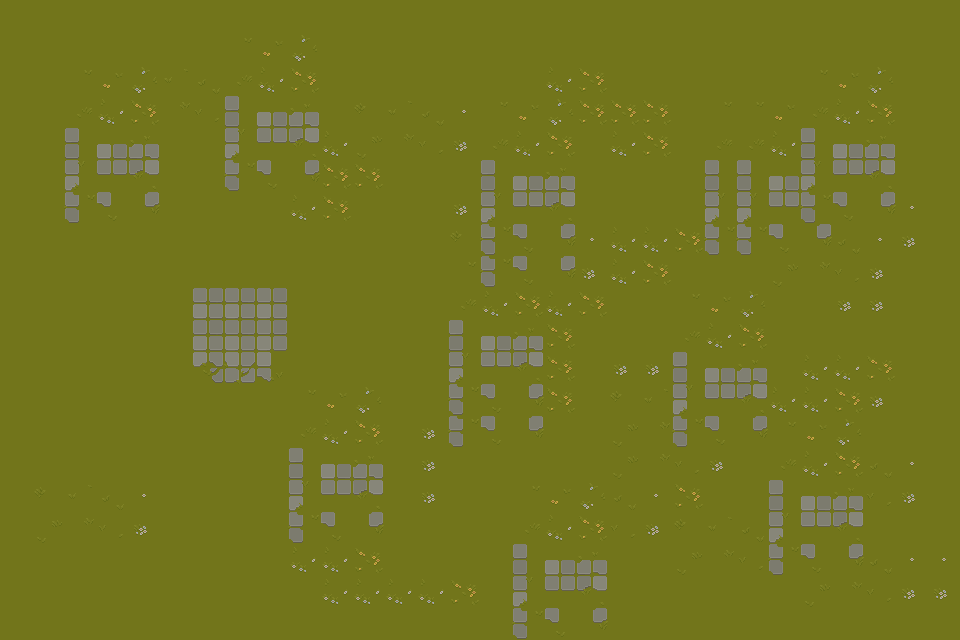

A 2D game scene composited from a Tiled map and its tileset images. What follows is a short description and the map's XML, with every tile layer's data as written:
An orthogonal 30x20 tile map with 32x32 px tiles, 1 tile layer (Tile Layer 1) and 1 object (spine-player).

<map version="1.9" tiledversion="1.9.2" orientation="orthogonal" renderorder="left-up" width="30" height="20" tilewidth="32" tileheight="32" infinite="0" nextlayerid="3" nextobjectid="3">
 <tileset firstgid="1" source="tileset2.tsx" />
 <layer id="1" name="Tile Layer 1" width="30" height="20">
  <data encoding="csv">
1,1,1,1,1,1,1,1,1,1,1,1,1,1,1,1,1,1,1,1,1,1,1,1,1,1,1,1,1,1,
1,1,1,1,1,1,1,20,21,22,1,1,1,1,1,1,1,1,1,1,1,1,1,1,1,1,1,1,1,1,
1,1,20,21,22,3,4,28,29,30,1,1,1,1,1,1,1,29,30,1,1,1,1,1,1,20,21,22,1,1,
1,1,28,29,30,11,12,36,37,38,1,2,3,4,5,20,21,22,30,30,30,1,20,20,21,28,29,30,1,1,
1,1,36,37,38,1,1,44,45,46,29,10,11,12,13,28,29,30,1,29,30,1,28,28,29,36,37,38,1,1,
1,1,44,45,46,1,1,52,53,54,30,30,1,1,1,36,37,38,1,1,1,1,36,36,37,44,45,46,1,1,
1,1,52,53,54,1,1,1,1,29,30,1,1,1,13,44,45,46,1,1,1,1,44,44,45,52,53,54,5,1,
1,1,1,1,1,1,1,1,1,1,1,1,1,1,2,52,53,54,5,29,29,30,52,52,53,54,4,5,13,1,
1,1,1,1,1,1,1,1,1,1,1,1,1,1,20,52,53,54,13,29,30,1,1,1,10,11,12,13,1,1,
1,1,1,1,1,1,33,33,33,1,1,1,1,1,28,29,30,29,30,1,1,20,21,22,1,1,13,13,1,1,
1,1,1,1,1,1,33,33,33,1,1,1,1,1,36,37,38,30,1,1,1,28,29,30,1,1,1,1,1,1,
1,1,1,1,1,1,58,42,60,1,1,1,1,1,44,45,46,30,1,13,13,36,37,38,1,29,29,30,1,1,
1,1,1,1,1,1,1,1,1,20,21,22,1,1,52,53,54,30,1,2,3,44,45,46,29,29,30,13,1,1,
1,1,1,1,1,1,1,1,1,28,29,30,1,13,52,53,54,1,1,10,11,52,53,54,20,21,22,1,1,1,
1,1,1,1,1,1,1,1,1,36,37,38,1,13,1,1,1,1,1,10,11,12,13,1,28,29,30,4,5,1,
1,2,3,4,5,1,1,1,1,44,45,46,1,13,1,1,20,21,22,4,5,30,1,1,36,37,38,12,13,1,
1,10,11,12,13,1,1,1,1,52,53,54,1,1,1,1,28,29,30,12,13,2,3,4,44,45,46,1,1,1,
1,1,1,1,1,1,1,1,1,29,29,30,1,1,1,1,36,37,38,1,1,10,11,12,52,53,54,4,5,5,
1,1,1,1,1,1,1,1,1,1,29,29,29,29,30,1,44,45,46,1,1,1,1,1,1,10,11,12,13,13,
1,1,1,1,1,1,1,1,1,1,1,1,1,1,1,1,52,53,54,1,1,1,1,1,1,1,1,1,1,1
</data>
 </layer>
 <objectgroup id="2" name="GameObjects">
  <object id="1" name="spine-player" x="256" y="416" width="32" height="32" />
 </objectgroup>
</map>
